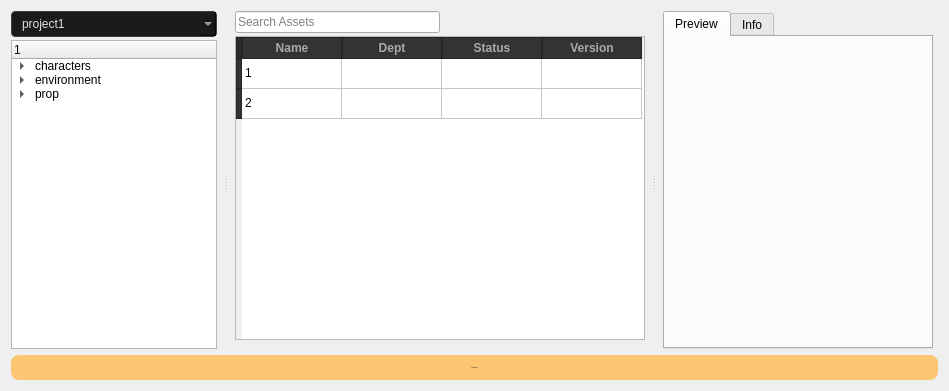
<?xml version="1.0" encoding="UTF-8"?>
<ui version="4.0">
 <class>pyMyAssetLoader</class>
 <widget class="QWidget" name="pyMyAssetLoader">
  <property name="geometry">
   <rect>
    <x>0</x>
    <y>0</y>
    <width>949</width>
    <height>391</height>
   </rect>
  </property>
  <property name="sizePolicy">
   <sizepolicy hsizetype="Preferred" vsizetype="Preferred">
    <horstretch>0</horstretch>
    <verstretch>1</verstretch>
   </sizepolicy>
  </property>
  <property name="windowTitle">
   <string>My Asset Loader</string>
  </property>
  <property name="windowIcon">
   <iconset resource="my_asset_loader.qrc">
    <normaloff>:/src/img/my_asset_loader.png</normaloff>:/src/img/my_asset_loader.png</iconset>
  </property>
  <property name="styleSheet">
   <string notr="true">/* Main Window and Container - Deepened to #2b2b2b */
QWidget {
    background-color: #2b2b2b;
    color: #e0e0e0;
    font-family: &quot;Inter&quot;, &quot;Segoe UI&quot;, sans-serif;
    font-size: 12px;
}

/* TreeView / Content Browser Area - High Contrast Dark */
QTreeView, QListView, QTableWidget {
    background-color: #1e1e1e;
    border: 1px solid #3f3f3f;
    alternate-background-color: #252525;
    /* This ensures the selection spans the full width of the row */
    selection-background-color: #4879b2; 
    selection-color: white;
    outline: none;
}

QTreeView::item {
    height: 28px;
    padding-left: 4px;
}

QTreeView::item:hover {
    background-color: #4879b2;
}

QTreeView::item:selected {
    background-color: #4879b2; 
    color: white;
}

QTableWidget::item {
    padding-left: 6px; 
    padding-top: 0px;
    padding-right: 6px; 
    padding-bottom: 0px; 
    margin: 0px;  
    border-bottom: 1px solid #2a2a2a; 
}

/* Headers - Professional Charcoal */
QHeaderView::section {
    background-color: #333333;
    color: #aaaaaa;
    padding: 2px;
    border: 1px solid #252525;
    font-weight: bold;
	text-transform: uppercase;
}

/* Style the sort indicator arrows */
QHeaderView::up-arrow {
    image: url(:/src/img/arrow_up.png);
    width: 10px;
    height: 10px;
    padding-right: 5px;
}

QHeaderView::down-arrow {
    image: url(:/src/img/arrow_down.png);
    width: 10px;
    height: 10px;
    padding-right: 5px;
}

/* Search Bar - Fixed Text Color Visibility */
QLineEdit {
    background-color: #1a1a1a;
    border: 1px solid #3f3f3f;
    border-radius: 10px;
    padding: 4px 10px;
    color: #e0e0e0;
}

QLineEdit &gt; QToolButton {
    qproperty-icon: url(:/src/img/search_close.png);
}

QLineEdit:focus {
    border: 1px solid #4879b2;
}

/* Action Button - The &quot;Gold&quot; Accent */
QPushButton#loadAssetBtn {
    background-color: #d4a017;
    color: #1a1a1a;
    font-weight: bold;
    font-size: 13px;
    border-radius: 4px;
    border: none;
    padding: 12px;
}

QPushButton#loadAssetBtn:hover {
    background-color: #ffbf00;
}

QPushButton#loadAssetBtn:pressed {
    background-color: #b88a12;
}

/* Tabs - Clean &amp; Flat */
QTabWidget::pane {
    border: 1px solid #3f3f3f;
    background-color: #1e1e1e;
    top: -1px;
}

QTabBar::tab {
    background-color: #2b2b2b;
    color: #888888;
    padding: 8px 20px;
    border: 1px solid #3f3f3f;
	border-radius: 5px;
    border-bottom: none;
    margin-right: 1px;
}

QTabBar::tab:selected {
    background-color: #1e1e1e;
    color: #4879b2;
    border-bottom: 2px solid #4879b2;
}

QScrollBar:vertical {
    background: #2b2b2b;
    /* FIX 1: You must specify '1px solid' and a color for borders to work */
    border: 1px solid #2b2b2b; 
    width: 10px;
    margin: 0px;
}

QScrollBar::add-page:vertical, QScrollBar::sub-page:vertical {
    background: none;
}

QScrollBar::handle:vertical {
    background: #444444;
    border: none;
    min-height: 20px;
    border-radius: 4px;
}

/* Keep this to hide the arrow buttons */
QScrollBar::add-line:vertical, QScrollBar::sub-line:vertical {
    height: 0px;
}

QComboBox { 
    border: 1px solid #3f3f3f;
    border-radius: 4px;
    background-color: #1a1a1a; /* Deeper black for input area */
    padding: 4px 5px;
    color: #e0e0e0;
}

QComboBox:hover {
    border: 1px solid #4879b2; /* Modern Blue highlight */
}

QComboBox::drop-down {
    subcontrol-origin: padding;
    subcontrol-position: top right;
    width: 24px;
    border: none;
}

/* Custom Down Arrow (Triangle) if you don't want to rely on an image file */
QComboBox::down-arrow {
    image: url(:/src/img/drop_down.png); /* Keeps your existing image */
    width: 12px;
    height: 12px;
}

QComboBox QAbstractItemView {
    background-color: #1e1e1e;
    border: 1px solid #3f3f3f;
    selection-background-color: #4879b2;
    selection-color: #ffffff;
    outline: none;
}

/* Space out the items in the list */
QComboBox QAbstractItemView::item {
    min-height: 28px;
    padding-left: 10px;
    color: #aaaaaa;
}

QComboBox QAbstractItemView::item:hover {
    background-color: #3d3d3d;
    color: #ffffff;
}</string>
  </property>
  <layout class="QGridLayout" name="gridLayout_7">
   <item row="1" column="0">
    <widget class="QPushButton" name="btn_load">
     <property name="minimumSize">
      <size>
       <width>0</width>
       <height>25</height>
      </size>
     </property>
     <property name="font">
      <font>
       <family>Inter,Segoe UI,sans-serif</family>
       <pointsize>-1</pointsize>
       <weight>75</weight>
       <bold>true</bold>
      </font>
     </property>
     <property name="styleSheet">
      <string notr="true">#btn_load { 
    background-color: #fcc573; 
    color: #000000;
    border-radius: 8px;
}

#btn_load:hover { 
    background-color: #fdd79b; 
}

#btn_load:pressed { 
    background-color: #b68f55; 
    color: #050505; 
}</string>
     </property>
     <property name="text">
      <string>LOAD ASSET</string>
     </property>
    </widget>
   </item>
   <item row="0" column="0">
    <widget class="QSplitter" name="splitter">
     <property name="frameShape">
      <enum>QFrame::NoFrame</enum>
     </property>
     <property name="orientation">
      <enum>Qt::Horizontal</enum>
     </property>
     <property name="handleWidth">
      <number>8</number>
     </property>
     <property name="childrenCollapsible">
      <bool>false</bool>
     </property>
     <widget class="QWidget" name="wg_folder" native="true">
      <property name="minimumSize">
       <size>
        <width>200</width>
        <height>0</height>
       </size>
      </property>
      <property name="maximumSize">
       <size>
        <width>16777215</width>
        <height>16777215</height>
       </size>
      </property>
      <layout class="QGridLayout" name="gridLayout_5">
       <property name="topMargin">
        <number>0</number>
       </property>
       <property name="rightMargin">
        <number>5</number>
       </property>
       <item row="0" column="0">
        <layout class="QVBoxLayout" name="verticalLayout">
         <property name="spacing">
          <number>3</number>
         </property>
         <item>
          <layout class="QHBoxLayout" name="horizontalLayout">
           <item>
            <widget class="QComboBox" name="combo_project">
             <property name="minimumSize">
              <size>
               <width>0</width>
               <height>23</height>
              </size>
             </property>
             <property name="styleSheet">
              <string notr="true">QComboBox { 
    border: 1px solid #3f3f3f;
    border-radius: 4px;
    background-color: #1a1a1a; /* Deeper black for input area */
    padding: 4px 10px;
    color: #e0e0e0;
}</string>
             </property>
             <item>
              <property name="text">
               <string>project1</string>
              </property>
             </item>
             <item>
              <property name="text">
               <string>project2</string>
              </property>
             </item>
            </widget>
           </item>
          </layout>
         </item>
         <item>
          <widget class="QTreeWidget" name="tree_folder">
           <property name="maximumSize">
            <size>
             <width>16777215</width>
             <height>16777215</height>
            </size>
           </property>
           <property name="styleSheet">
            <string notr="true"/>
           </property>
           <column>
            <property name="text">
             <string notr="true"/>
            </property>
           </column>
           <item>
            <property name="text">
             <string>characters</string>
            </property>
            <item>
             <property name="text">
              <string>char_greyhound</string>
             </property>
            </item>
           </item>
           <item>
            <property name="text">
             <string>environment</string>
            </property>
            <item>
             <property name="text">
              <string>set</string>
             </property>
            </item>
           </item>
           <item>
            <property name="text">
             <string>prop</string>
            </property>
            <item>
             <property name="text">
              <string>sword</string>
             </property>
            </item>
           </item>
          </widget>
         </item>
        </layout>
       </item>
      </layout>
     </widget>
     <widget class="QWidget" name="wg_asset" native="true">
      <property name="sizePolicy">
       <sizepolicy hsizetype="Preferred" vsizetype="Preferred">
        <horstretch>0</horstretch>
        <verstretch>0</verstretch>
       </sizepolicy>
      </property>
      <property name="minimumSize">
       <size>
        <width>420</width>
        <height>0</height>
       </size>
      </property>
      <layout class="QGridLayout" name="gridLayout_3">
       <property name="leftMargin">
        <number>0</number>
       </property>
       <property name="topMargin">
        <number>0</number>
       </property>
       <property name="rightMargin">
        <number>0</number>
       </property>
       <property name="bottomMargin">
        <number>9</number>
       </property>
       <property name="spacing">
        <number>0</number>
       </property>
       <item row="0" column="0">
        <layout class="QVBoxLayout" name="verticalLayout_2">
         <property name="spacing">
          <number>3</number>
         </property>
         <property name="leftMargin">
          <number>5</number>
         </property>
         <property name="rightMargin">
          <number>5</number>
         </property>
         <item>
          <layout class="QHBoxLayout" name="horizontalLayout_2">
           <item>
            <widget class="QLineEdit" name="edit_asset">
             <property name="minimumSize">
              <size>
               <width>0</width>
               <height>0</height>
              </size>
             </property>
             <property name="text">
              <string/>
             </property>
             <property name="placeholderText">
              <string>Search Assets</string>
             </property>
             <property name="clearButtonEnabled">
              <bool>true</bool>
             </property>
            </widget>
           </item>
           <item>
            <spacer name="horizontalSpacer">
             <property name="orientation">
              <enum>Qt::Horizontal</enum>
             </property>
             <property name="sizeHint" stdset="0">
              <size>
               <width>40</width>
               <height>20</height>
              </size>
             </property>
            </spacer>
           </item>
          </layout>
         </item>
         <item>
          <widget class="QTableWidget" name="table_asset">
           <property name="styleSheet">
            <string notr="true">QHeaderView::section {
    background-color: #333333;
    color: #aaaaaa;
    padding: 1px;
    border: 1px solid #252525;
    font-weight: bold;
	text-transform: uppercase;
}

/* Style the sort indicator arrows */
QHeaderView::up-arrow {
    image: url(:/src/img/arrow_up.png);
    width: 10px;
    height: 10px;
    padding-right: 5px;
}

QHeaderView::down-arrow {
    image: url(:/src/img/arrow_down.png);
    width: 10px;
    height: 10px;
    padding-right: 5px;
}

QTableCornerButton::section {
    background-color: #2b2b2b;
    border: 1px solid #252525;
}

QComboBox#versionCombo {
    background-color: #1e1e1e;
    margin: 0px;
    padding: 0px;
    border-radius: 0px;
    min-width: 0px;
    border-style:none
}

QComboBox#versionCombo::drop-down {
    subcontrol-origin: margin;
    subcontrol-position: top right;
    width: 20px;
    margin: 0px;
    padding: 0px;
    border: none;
}

QComboBox#versionCombo QAbstractItemView::item {
    padding-left: 0px;
}</string>
           </property>
           <property name="sortingEnabled">
            <bool>true</bool>
           </property>
           <attribute name="verticalHeaderVisible">
            <bool>true</bool>
           </attribute>
           <row>
            <property name="text">
             <string/>
            </property>
           </row>
           <row>
            <property name="text">
             <string/>
            </property>
           </row>
           <column>
            <property name="text">
             <string>Name</string>
            </property>
           </column>
           <column>
            <property name="text">
             <string>Dept</string>
            </property>
           </column>
           <column>
            <property name="text">
             <string>Status</string>
            </property>
           </column>
           <column>
            <property name="text">
             <string>Version</string>
            </property>
           </column>
           <item row="0" column="0">
            <property name="text">
             <string>1</string>
            </property>
           </item>
           <item row="1" column="0">
            <property name="text">
             <string>2</string>
            </property>
           </item>
           <item row="1" column="1">
            <property name="text">
             <string/>
            </property>
           </item>
          </widget>
         </item>
        </layout>
       </item>
      </layout>
     </widget>
     <widget class="QWidget" name="wg_preview" native="true">
      <property name="minimumSize">
       <size>
        <width>280</width>
        <height>0</height>
       </size>
      </property>
      <property name="maximumSize">
       <size>
        <width>16777215</width>
        <height>16777215</height>
       </size>
      </property>
      <layout class="QGridLayout" name="gridLayout_6">
       <property name="leftMargin">
        <number>5</number>
       </property>
       <property name="topMargin">
        <number>0</number>
       </property>
       <property name="rightMargin">
        <number>5</number>
       </property>
       <item row="0" column="0">
        <layout class="QVBoxLayout" name="verticalLayout_3">
         <item>
          <widget class="QTabWidget" name="tabWidget">
           <property name="currentIndex">
            <number>0</number>
           </property>
           <widget class="QWidget" name="tab_preview">
            <attribute name="title">
             <string>Preview</string>
            </attribute>
            <layout class="QGridLayout" name="gridLayout_2">
             <item row="0" column="0">
              <widget class="QWidget" name="wg_preview_video" native="true">
               <property name="minimumSize">
                <size>
                 <width>180</width>
                 <height>160</height>
                </size>
               </property>
               <property name="styleSheet">
                <string notr="true"/>
               </property>
               <layout class="QGridLayout" name="gridLayout">
                <item row="0" column="0">
                 <layout class="QGridLayout" name="preview_gridLayout"/>
                </item>
               </layout>
              </widget>
             </item>
            </layout>
           </widget>
           <widget class="QWidget" name="tab_version">
            <attribute name="title">
             <string>Info</string>
            </attribute>
            <layout class="QGridLayout" name="gridLayout_4">
             <item row="0" column="0">
              <widget class="QTreeWidget" name="tree_property">
               <property name="styleSheet">
                <string notr="true">QHeaderView::section {
    background-color: #333333;
    color: #aaaaaa;
    padding: 2px;
    border: 1px solid #252525;
    font-weight: bold;
	text-transform: uppercase;
}

/* Style the sort indicator arrows */
QHeaderView::up-arrow {
    image: url(:/src/img/arrow_up.png);
    width: 10px;
    height: 10px;
    padding-right: 5px;
}

QHeaderView::down-arrow {
    image: url(:/src/img/arrow_down.png);
    width: 10px;
    height: 10px;
    padding-right: 5px;
}</string>
               </property>
               <property name="sortingEnabled">
                <bool>true</bool>
               </property>
               <column>
                <property name="text">
                 <string>Type</string>
                </property>
               </column>
               <column>
                <property name="text">
                 <string>Details</string>
                </property>
               </column>
              </widget>
             </item>
            </layout>
           </widget>
          </widget>
         </item>
        </layout>
       </item>
      </layout>
     </widget>
    </widget>
   </item>
  </layout>
 </widget>
 <tabstops>
  <tabstop>combo_project</tabstop>
  <tabstop>tree_folder</tabstop>
  <tabstop>table_asset</tabstop>
  <tabstop>tabWidget</tabstop>
  <tabstop>btn_load</tabstop>
  <tabstop>tree_property</tabstop>
 </tabstops>
 <resources>
  <include location="my_asset_loader.qrc"/>
 </resources>
 <connections/>
</ui>
